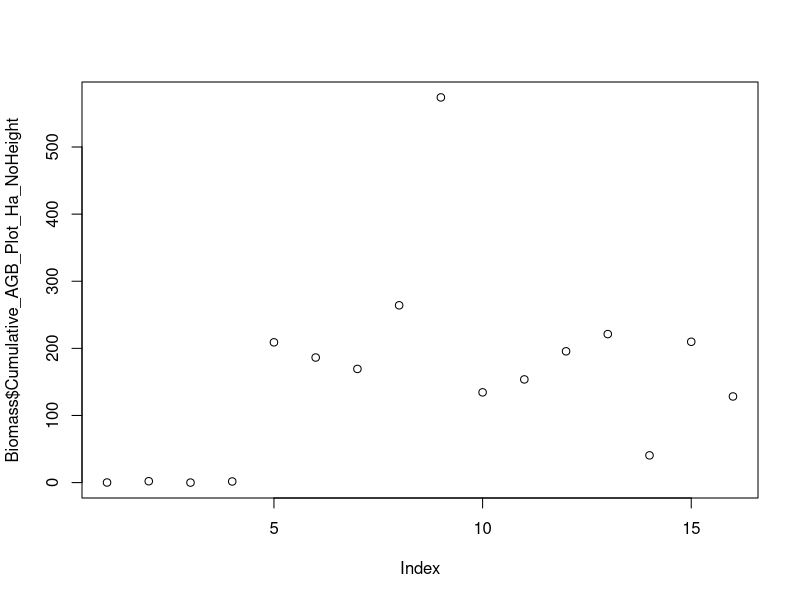

Recreate this plot in R. (Note: this script raises an error after producing the figure.)
#### Aboveground Biomass analysis without height ####
# Biomass analyses excluding the grassland
# Load the data (if not done before)
Biomass<-read.table("BiomassContributionClean.csv",h=T,sep=",")
# Remove the grassland
Biomass <- Biomass[Biomass$Landcovertype != "Grassland", ]
# Transform into factor
Biomass$Landcovertype<- factor(Biomass$Landcovertype , levels = c("2 years old", "10 years old", "24 years old", "Remnant"))
Biomass$Hill_Side<-as.factor(Biomass$Hill_Side)
# Check
summary(Biomass)
# Plot to visualise
plot(Biomass$Cumulative_AGB_Plot_Ha_NoHeight)
# Check the data variance
leveneTest(Biomass$Cumulative_AGB_Plot_Ha_NoHeight,Biomass$Landcovertype)
# In my case the data are homogeneous
# Check the data distribution
hist(Biomass$Cumulative_AGB_Plot_Ha_NoHeight)
# In my case they are positively skewed
# Transformation with sqrt (later the sqrt is good for the residuals. 
# Without transformation, they would not be normally distributed and scattered in the plot randomly).
hist(sqrt(Biomass$Cumulative_AGB_Plot_Ha_NoHeight))
# Check data normality
qqnorm(sqrt(Biomass$Cumulative_AGB_Plot_Ha_NoHeight))
shapiro.test(sqrt(Biomass$Cumulative_AGB_Plot_Ha_NoHeight))
# In my case they are normal from test and from the graph
# Check variance after transformation
leveneTest(sqrt(Biomass$Cumulative_AGB_Plot_Ha_NoHeight),Biomass$Landcovertype)
# Still homogeneous
# Zero are present for the grassland, and for one plot of the 2 years old plantation, but none of the landcover types has only zeros
# My data are paired in S and N, thus I will insert this as random effect. The elevation is highly correlated with the landcover, so that information
# is already present in the model.
# I fit the lmm(s) which considers REML
model_Biomass<-lmer(sqrt(Biomass$Cumulative_AGB_Plot_Ha_NoHeight)~Biomass$Landcover+Biomass$AP.mg_kg.+Biomass$pH_field +Biomass$C_N_Ratio+(1|Biomass$Hill_Side))
summary(model_Biomass)
# Drop the AP and CN ratio because not significant
model_Biomass2<-lmer(sqrt(Biomass$Cumulative_AGB_Plot_Ha_NoHeight)~Biomass$Landcover+Biomass$pH_field+ (1|Biomass$Hill_Side))
summary(model_Biomass2)
# models comparison
logLik(model_Biomass)
logLik(model_Biomass2)
AIC(model_Biomass,model_Biomass2)
anova(model_Biomass,model_Biomass2)
# From anova marginally significant is the difference among models
#check residuals
residuals_model2<-residuals(model_Biomass2)
plot(residuals_model2)
qqnorm(residuals_model2)
qqline(residuals_model2)
# In my case the residuals are ok, not clear patterns
# To implement pairwise comparisons
emms<-emmeans(model_Biomass2, pairwise ~ Landcover)
emms
# The significance do not change among 2-10-24-Remnant
# Back-transform
emms_backtransformed <- regrid(emms, transform = T,predict.type)
# Visualise the results
emms_backtransformed
# Including the p-value
pairs(emms_backtransformed)

# Biomass comparison with spatial model without grassland
# Load the data (if not done before)
Biomass <-read.table("BiomassContributionClean.csv",h=T,sep=",")
# Remove the grassland
Biomass <- Biomass[Biomass$Landcovertype != "Grassland", ]
# Transform into factor
Biomass$Landcovertype<- factor(Biomass$Landcovertype , levels = c("2 years old", "10 years old", "24 years old", "Remnant"))
Biomass$Hill_Side<-as.factor(Biomass$Hill_Side)
# Check
summary(Biomass)
# Exploration of the basic model
data.spatialCor.gls <- gls(sqrt(Cumulative_AGB_Plot_Ha_NoHeight) ~ Landcovertype+AP.mg_kg.+pH_field+C_N_Ratio, data=Biomass,
                           method = "REML")
plot(data.spatialCor.gls)
# Convert data to a spatial points data frame (SPDF). This is also the format required to implement the models
coordinates(Biomass) <- ~Long_ID + Lat_ID
# Implementation of variogram to understand the type of correlation
exp_variogram <- variogram(sqrt(Cumulative_AGB_Plot_Ha_NoHeight) ~ 1, Biomass)
plot(exp_variogram)
# Extract distance and gamma values
exp_variogram_data <- data.frame(distance = exp_variogram$dist, gamma = exp_variogram$gamma)
# Visualise
ggplot(exp_variogram_data, aes(x = distance, y = gamma)) +
  geom_point() +
  geom_line() +
  labs(x = "Lag (h)", y = "Semivariance") +
  theme_minimal()
# The gaussian structure seems to be the one that fits the best these points
# Implementation of the model considering the spatial correlation and the Gaussian structure
data.spatialCor.glsGaus <- gls(sqrt(Cumulative_AGB_Plot_Ha_NoHeight) ~ Landcovertype+AP.mg_kg.+pH_field+C_N_Ratio, data=Biomass,
                               correlation = corGaus(form = ~Long_ID + Lat_ID, nugget = TRUE),
                               method = "REML")
#Other models with different correlation structure to verify the selection of the one with the lowest AIC
data.spatialCor.glsExp <- gls(sqrt(Cumulative_AGB_Plot_Ha_NoHeight) ~ Landcovertype+AP.mg_kg.+pH_field+C_N_Ratio, data=Biomass,
                              correlation = corExp(form = ~Long_ID + Lat_ID, nugget = TRUE),
                              method = "REML")
data.spatialCor.glsLin <- gls(sqrt(Cumulative_AGB_Plot_Ha_NoHeight) ~ Landcovertype+AP.mg_kg.+pH_field+C_N_Ratio, data=Biomass,
                              correlation = corLin(form = ~Long_ID + Lat_ID, nugget = TRUE),
                              method = "REML")
data.spatialCor.glsRatio <- gls(sqrt(Cumulative_AGB_Plot_Ha_NoHeight) ~ Landcovertype+AP.mg_kg.+pH_field+C_N_Ratio, data=Biomass,
                                correlation = corRatio(form = ~Long_ID + Lat_ID, nugget = TRUE),
                                method = "REML")
data.spatialCor.glsSpher <- gls(sqrt(Cumulative_AGB_Plot_Ha_NoHeight) ~ Landcovertype+AP.mg_kg.+pH_field+C_N_Ratio, data=Biomass,
                                correlation = corSpher(form = ~Long_ID + Lat_ID, nugget = TRUE),
                                method = "REML")
# Evaluation through AIC
AIC(data.spatialCor.gls, data.spatialCor.glsExp,data.spatialCor.glsLin, data.spatialCor.glsGaus,
    data.spatialCor.glsRatio,data.spatialCor.glsSpher)
anova(data.spatialCor.gls,data.spatialCor.glsExp, data.spatialCor.glsGaus,
      data.spatialCor.glsRatio,data.spatialCor.glsSpher)
# Evaluate loglikelihood
logLik(data.spatialCor.gls)
logLik(data.spatialCor.glsExp)
logLik(data.spatialCor.glsLin)
logLik(data.spatialCor.glsGaus)
logLik(data.spatialCor.glsRatio)
logLik(data.spatialCor.glsSpher)

# Models without AP
# Exploration of the basic model
data.spatialCor.gls <- gls(sqrt(Cumulative_AGB_Plot_Ha_NoHeight) ~ Landcovertype+pH_field, data=Biomass,
                           method = "REML")
# Implementation of the model considering the spatial correlation and the Gaussian structure
data.spatialCor.glsGaus <- gls(sqrt(Cumulative_AGB_Plot_Ha_NoHeight) ~ Landcovertype+pH_field, data=Biomass,
                               correlation = corGaus(form = ~Long_ID + Lat_ID, nugget = TRUE),
                               method = "REML")
#Other models with different correlation structure to verify the selection of the one with the lowest AIC
data.spatialCor.glsExp <- gls(sqrt(Cumulative_AGB_Plot_Ha_NoHeight) ~ Landcovertype+pH_field, data=Biomass,
                              correlation = corExp(form = ~Long_ID + Lat_ID, nugget = TRUE),
                              method = "REML")
# Linear correlation not used because the model does not converge
# data.spatialCor.glsLin <- gls(sqrt(Cumulative_AGB_Plot_Ha_NoHeight) ~ Landcovertype+pH_field+C_N_Ratio, data=Biomass,
# correlation = corLin(form = ~Long_ID + Lat_ID, nugget = TRUE),
# method = "REML")
data.spatialCor.glsRatio <- gls(sqrt(Cumulative_AGB_Plot_Ha_NoHeight) ~ Landcovertype+pH_field, data=Biomass,
                                correlation = corRatio(form = ~Long_ID + Lat_ID, nugget = TRUE),
                                method = "REML")
data.spatialCor.glsSpher <- gls(sqrt(Cumulative_AGB_Plot_Ha_NoHeight) ~ Landcovertype+pH_field, data=Biomass,
                                correlation = corSpher(form = ~Long_ID + Lat_ID, nugget = TRUE),
                                method = "REML")
# Evaluation through AIC
AIC(data.spatialCor.gls,data.spatialCor.glsExp, data.spatialCor.glsGaus,
    data.spatialCor.glsRatio,data.spatialCor.glsSpher)
anova(data.spatialCor.gls,data.spatialCor.glsExp, data.spatialCor.glsGaus,
      data.spatialCor.glsRatio,data.spatialCor.glsSpher)
# Evaluate loglikelihood
logLik(data.spatialCor.gls)
logLik(data.spatialCor.glsExp)
logLik(data.spatialCor.glsGaus)
logLik(data.spatialCor.glsRatio)
logLik(data.spatialCor.glsSpher)
# Comparison of results between equally well-performing spatial models
emmsEXP<-emmeans(data.spatialCor.glsExp, specs = pairwise ~ Landcovertype,mode = "df.error")
emmsGAUS<-emmeans(data.spatialCor.glsGaus, specs = pairwise ~ Landcovertype,mode = "df.error")
emmsRATIO<-emmeans(data.spatialCor.glsRatio, specs = pairwise ~ Landcovertype,mode = "df.error")
emmsSPHER<-emmeans(data.spatialCor.glsSpher, specs = pairwise ~ Landcovertype,mode = "df.error")
# See the results
emmsEXP
emmsGAUS
emmsRATIO
emmsSPHER
# See the results in the original scale
# Back-transform the EMMs
emms_backtransformedEXP <- regrid(emmsEXP, transform = T,predict.type)
emms_backtransformedGAUS <- regrid(emmsGAUS, transform = T,predict.type)
emms_backtransformedRATIO <- regrid(emmsRATIO, transform = T,predict.type)
emms_backtransformedSPHER <- regrid(emmsSPHER, transform = T,predict.type)
# View the back-transformed EMMs and pairwise comparisons
emms_backtransformedEXP
emms_backtransformedGAUS
emms_backtransformedRATIO
emms_backtransformedSPHER
# All models selected agree with their results. Inspection of models residual plots for selection of the simplest
plot(data.spatialCor.glsExp)
plot(data.spatialCor.glsGaus)
#check residuals
residuals_modelExp<-residuals(data.spatialCor.glsExp)
residuals_modelGaus<-residuals(data.spatialCor.glsGaus)
plot(residuals_modelExp)
qqnorm(residuals_modelExp)
qqline(residuals_modelExp)
plot(residuals_modelGaus)
qqnorm(residuals_modelGaus)
qqline(residuals_modelGaus)
# General evaluation
summary(data.spatialCor.glsExp)
summary(data.spatialCor.glsGaus)
# Both equal. Selection of the exponential model given the variogram graph displaying a similar pattern to the exponential one.
# Values for C stock can be converted by multiplying the Biomass per 0.47. P-values remains the same

#### Aboveground Biomass analysis with height ####
# Biomass analyses excluding the grassland
# Load the data (if not done before)
Biomass<-read.table("BiomassContributionClean.csv",h=T,sep=",")
# Remove the grassland
Biomass <- Biomass[Biomass$Landcovertype != "Grassland", ]
# Transform into factor
Biomass$Landcovertype<- factor(Biomass$Landcovertype , levels = c("2 years old", "10 years old", "24 years old", "Remnant"))
Biomass$Hill_Side<-as.factor(Biomass$Hill_Side)
# Check
summary(Biomass)
# Plot to visualise
plot(Biomass$Cumulative_AGB_Plot_Ha)
# Check the data variance
leveneTest(Biomass$Cumulative_AGB_Plot_Ha,Biomass$Landcovertype)
# In my case the data are homogeneous
# Check the data distribution
hist(Biomass$Cumulative_AGB_Plot_Ha)
# In my case they are positively skewed
# Transformation with sqrt (later the sqrt is good for the residuals. 
# Without transformation, they would not be normally distributed and scattered in the plot randomly).
hist(sqrt(Biomass$Cumulative_AGB_Plot_Ha))
# Check data normality
qqnorm(sqrt(Biomass$Cumulative_AGB_Plot_Ha))
shapiro.test(sqrt(Biomass$Cumulative_AGB_Plot_Ha))
# In my case they are normal from test and from the graph
# Check variance after transformation
leveneTest(sqrt(Biomass$Cumulative_AGB_Plot_Ha),Biomass$Landcovertype)
# Still homogeneous
# Zero are present for the grassland, and for one plot of the 2 years old plantation, but none of the landcover types has only zeros
# My data are paired in S and N, thus I will insert this as random effect. The elevation is highly correlated with the landcover, so that information
# is already present in the model.
# I fit the lmm(s) which considers REML
model_Biomass<-lmer(sqrt(Biomass$Cumulative_AGB_Plot_Ha)~Biomass$Landcover+Biomass$AP.mg_kg.+Biomass$pH_field +Biomass$C_N_Ratio+(1|Biomass$Hill_Side))
summary(model_Biomass)
# Drop the AP and CN ratio because not significant
model_Biomass2<-lmer(sqrt(Biomass$Cumulative_AGB_Plot_Ha)~Biomass$Landcover+Biomass$pH_field +(1|Biomass$Hill_Side))
summary(model_Biomass2)
# models comparison
logLik(model_Biomass)
logLik(model_Biomass2)
AIC(model_Biomass,model_Biomass2)
anova(model_Biomass,model_Biomass2)
# From anova marginally significant is the difference among models
#check residuals
residuals_model2<-residuals(model_Biomass2)
plot(residuals_model2)
qqnorm(residuals_model2)
qqline(residuals_model2)
# In my case the residuals are ok, not clear patterns
# To implement pairwise comparisons
emms<-emmeans(model_Biomass2, pairwise ~ Landcover)
emms
# The significance do not change among 2-10-24-Remnant
# Back-transform
emms_backtransformed <- regrid(emms, transform = T,predict.type)
# Visualise the results
emms_backtransformed
# Including the p-value
pairs(emms_backtransformed)

# Biomass comparison with spatial model without grassland
# Load the data (if not done before)
Biomass <-read.table("BiomassContributionClean.csv",h=T,sep=",")
# Remove the grassland
Biomass <- Biomass[Biomass$Landcovertype != "Grassland", ]
# Transform into factor
Biomass$Landcovertype<- factor(Biomass$Landcovertype , levels = c("2 years old", "10 years old", "24 years old", "Remnant"))
Biomass$Hill_Side<-as.factor(Biomass$Hill_Side)
# Check
summary(Biomass)
# Exploration of the basic model
data.spatialCor.gls <- gls(sqrt(Cumulative_AGB_Plot_Ha) ~ Landcovertype+AP.mg_kg.+pH_field+C_N_Ratio, data=Biomass,
                           method = "REML")
plot(data.spatialCor.gls)
# Convert data to a spatial points data frame (SPDF). This is also the format required to implement the models
coordinates(Biomass) <- ~Long_ID + Lat_ID
# Implementation of variogram to understand the type of correlation
exp_variogram <- variogram(sqrt(Cumulative_AGB_Plot_Ha) ~ 1, Biomass)
plot(exp_variogram)
# Extract distance and gamma values
exp_variogram_data <- data.frame(distance = exp_variogram$dist, gamma = exp_variogram$gamma)
# Visualise
ggplot(exp_variogram_data, aes(x = distance, y = gamma)) +
  geom_point() +
  geom_line() +
  labs(x = "Lag (h)", y = "Semivariance") +
  theme_minimal()
# The gaussian structure seems to be the one that fits the best these points
# Implementation of the model considering the spatial correlation and the Gaussian structure
data.spatialCor.glsGaus <- gls(sqrt(Cumulative_AGB_Plot_Ha) ~ Landcovertype+AP.mg_kg.+pH_field+C_N_Ratio, data=Biomass,
                               correlation = corGaus(form = ~Long_ID + Lat_ID, nugget = TRUE),
                               method = "REML")
#Other models with different correlation structure to verify the selection of the one with the lowest AIC
data.spatialCor.glsExp <- gls(sqrt(Cumulative_AGB_Plot_Ha) ~ Landcovertype+AP.mg_kg.+pH_field+C_N_Ratio, data=Biomass,
                              correlation = corExp(form = ~Long_ID + Lat_ID, nugget = TRUE),
                              method = "REML")
data.spatialCor.glsLin <- gls(sqrt(Cumulative_AGB_Plot_Ha) ~ Landcovertype+AP.mg_kg.+pH_field+C_N_Ratio, data=Biomass,
                              correlation = corLin(form = ~Long_ID + Lat_ID, nugget = TRUE),
                              method = "REML")
data.spatialCor.glsRatio <- gls(sqrt(Cumulative_AGB_Plot_Ha) ~ Landcovertype+AP.mg_kg.+pH_field+C_N_Ratio, data=Biomass,
                                correlation = corRatio(form = ~Long_ID + Lat_ID, nugget = TRUE),
                                method = "REML")
data.spatialCor.glsSpher <- gls(sqrt(Cumulative_AGB_Plot_Ha) ~ Landcovertype+AP.mg_kg.+pH_field+C_N_Ratio, data=Biomass,
                                correlation = corSpher(form = ~Long_ID + Lat_ID, nugget = TRUE),
                                method = "REML")
# Evaluation through AIC
AIC(data.spatialCor.gls, data.spatialCor.glsExp,data.spatialCor.glsLin, data.spatialCor.glsGaus,
    data.spatialCor.glsRatio,data.spatialCor.glsSpher)
anova(data.spatialCor.gls,data.spatialCor.glsExp, data.spatialCor.glsGaus,
      data.spatialCor.glsRatio,data.spatialCor.glsSpher)
# Evaluate loglikelihood
logLik(data.spatialCor.gls)
logLik(data.spatialCor.glsExp)
logLik(data.spatialCor.glsLin)
logLik(data.spatialCor.glsGaus)
logLik(data.spatialCor.glsRatio)
logLik(data.spatialCor.glsSpher)

# Models without AP
# Exploration of the basic model
data.spatialCor.gls <- gls(sqrt(Cumulative_AGB_Plot_Ha) ~ Landcovertype+pH_field, data=Biomass,
                           method = "REML")
# Implementation of the model considering the spatial correlation and the Gaussian structure
data.spatialCor.glsGaus <- gls(sqrt(Cumulative_AGB_Plot_Ha) ~ Landcovertype+pH_field, data=Biomass,
                               correlation = corGaus(form = ~Long_ID + Lat_ID, nugget = TRUE),
                               method = "REML")
#Other models with different correlation structure to verify the selection of the one with the lowest AIC
data.spatialCor.glsExp <- gls(sqrt(Cumulative_AGB_Plot_Ha) ~ Landcovertype+pH_field, data=Biomass,
                              correlation = corExp(form = ~Long_ID + Lat_ID, nugget = TRUE),
                              method = "REML")
# Linear correlation not used because the model does not converge
# data.spatialCor.glsLin <- gls(sqrt(Cumulative_AGB_Plot_Ha) ~ Landcovertype+pH_field, data=Biomass,
# correlation = corLin(form = ~Long_ID + Lat_ID, nugget = TRUE),
# method = "REML")
data.spatialCor.glsRatio <- gls(sqrt(Cumulative_AGB_Plot_Ha) ~ Landcovertype+pH_field, data=Biomass,
                                correlation = corRatio(form = ~Long_ID + Lat_ID, nugget = TRUE),
                                method = "REML")
data.spatialCor.glsSpher <- gls(sqrt(Cumulative_AGB_Plot_Ha) ~ Landcovertype+pH_field, data=Biomass,
                                correlation = corSpher(form = ~Long_ID + Lat_ID, nugget = TRUE),
                                method = "REML")
# Evaluation through AIC
AIC(data.spatialCor.gls,data.spatialCor.glsExp, data.spatialCor.glsGaus,
    data.spatialCor.glsRatio,data.spatialCor.glsSpher)
anova(data.spatialCor.gls,data.spatialCor.glsExp, data.spatialCor.glsGaus,
      data.spatialCor.glsRatio,data.spatialCor.glsSpher)
# Evaluate loglikelihood
logLik(data.spatialCor.gls)
logLik(data.spatialCor.glsExp)
logLik(data.spatialCor.glsGaus)
logLik(data.spatialCor.glsRatio)
logLik(data.spatialCor.glsSpher)
# Comparison of results between equally well-performing spatial models
emmsEXP<-emmeans(data.spatialCor.glsExp, specs = pairwise ~ Landcovertype,mode = "df.error")
emmsGAUS<-emmeans(data.spatialCor.glsGaus, specs = pairwise ~ Landcovertype,mode = "df.error")
emmsRATIO<-emmeans(data.spatialCor.glsRatio, specs = pairwise ~ Landcovertype,mode = "df.error")
emmsSPHER<-emmeans(data.spatialCor.glsSpher, specs = pairwise ~ Landcovertype,mode = "df.error")
# See the results
emmsEXP
emmsGAUS
emmsRATIO
emmsSPHER
# See the results in the original scale
# Back-transform the EMMs
emms_backtransformedEXP <- regrid(emmsEXP, transform = T,predict.type)
emms_backtransformedGAUS <- regrid(emmsGAUS, transform = T,predict.type)
emms_backtransformedRATIO <- regrid(emmsRATIO, transform = T,predict.type)
emms_backtransformedSPHER <- regrid(emmsSPHER, transform = T,predict.type)
# View the back-transformed EMMs and pairwise comparisons
emms_backtransformedEXP
emms_backtransformedGAUS
emms_backtransformedRATIO
emms_backtransformedSPHER
# All models selected agree with their results. Inspection of models residual plots for selection of the simplest
plot(data.spatialCor.glsExp)
plot(data.spatialCor.glsGaus)
#check residuals
residuals_modelExp<-residuals(data.spatialCor.glsExp)
residuals_modelGaus<-residuals(data.spatialCor.glsGaus)
plot(residuals_modelExp)
qqnorm(residuals_modelExp)
qqline(residuals_modelExp)
plot(residuals_modelGaus)
qqnorm(residuals_modelGaus)
qqline(residuals_modelGaus)
# General evaluation
summary(data.spatialCor.glsExp)
summary(data.spatialCor.glsGaus)
# Both equal. Selection of the exponential model given the variogram graph displaying a similar pattern to the exponential one.
# The lmm model have a slightly higher AIC, and 1 less df in comparison to multiple well-performing spatial models
# Values for C stock can be converted by multiplying the Biomass per 0.47. P-values remains the same

#### Aboveground Biomass excluding dead trees with height ####
# Biomass analyses excluding the grassland
# Load the data (if not done before)
Biomass<-read.table("BiomassContributionNoDeadTrees.csv",h=T,sep=",")
# Remove the grassland
Biomass <- Biomass[Biomass$Landcovertype != "Grassland", ]
# Transform into factor
Biomass$Landcovertype<- factor(Biomass$Landcovertype , levels = c("2 years old", "10 years old", "24 years old", "Remnant"))
Biomass$Hill_Side<-as.factor(Biomass$Hill_Side)
# Check
summary(Biomass)
# Plot to visualise
plot(Biomass$Cumulative_AGB_Plot_Ha_NoDeadTrees)
# Check the data variance
leveneTest(Biomass$Cumulative_AGB_Plot_Ha_NoDeadTrees,Biomass$Landcovertype)
# In my case the data are homogeneous
# Check the data distribution
hist(Biomass$Cumulative_AGB_Plot_Ha_NoDeadTrees)
# In my case they are positively skewed
# Transformation with sqrt (later the sqrt is good for the residuals. 
# Without transformation, they would not be normally distributed and scattered in the plot randomly).
hist(sqrt(Biomass$Cumulative_AGB_Plot_Ha_NoDeadTrees))
# Check data normality
qqnorm(sqrt(Biomass$Cumulative_AGB_Plot_Ha_NoDeadTrees))
shapiro.test(sqrt(Biomass$Cumulative_AGB_Plot_Ha_NoDeadTrees))
# In my case they are normal from test and from the graph
# Check variance after transformation
leveneTest(sqrt(Biomass$Cumulative_AGB_Plot_Ha_NoDeadTrees),Biomass$Landcovertype)
# Still homogeneous
# Zero are present for the grassland, and for one plot of the 2 years old plantation, but none of the landcover types has only zeros
# My data are paired in S and N, thus I will insert this as random effect. The elevation is highly correlated with the landcover, so that information
# is already present in the model.
# I fit the lmm(s) which considers REML
model_Biomass<-lmer(sqrt(Biomass$Cumulative_AGB_Plot_Ha_NoDeadTrees)~Biomass$Landcover+Biomass$AP.mg_kg.+Biomass$pH_field +Biomass$C_N_Ratio+(1|Biomass$Hill_Side))
summary(model_Biomass)
# Drop the AP and CN ratio because not significant
model_Biomass2<-lmer(sqrt(Biomass$Cumulative_AGB_Plot_Ha_NoDeadTrees)~Biomass$Landcover+Biomass$pH_field +Biomass$C_N_Ratio+(1|Biomass$Hill_Side))
summary(model_Biomass2)
# models comparison
logLik(model_Biomass)
logLik(model_Biomass2)
AIC(model_Biomass,model_Biomass2)
anova(model_Biomass,model_Biomass2)
# From anova marginally significant is the difference among models
#check residuals
residuals_model2<-residuals(model_Biomass2)
plot(residuals_model2)
qqnorm(residuals_model2)
qqline(residuals_model2)
# In my case the residuals are ok, not clear patterns
# To implement pairwise comparisons
emms<-emmeans(model_Biomass2, pairwise ~ Landcover)
emms
# The significance do not change among 2-10-24-Remnant
# Back-transform
emms_backtransformed <- regrid(emms, transform = T,predict.type)
# Visualise the results
emms_backtransformed
# Including the p-value
pairs(emms_backtransformed)

# Biomass comparison with spatial model without grassland
# Load the data (if not done before)
Biomass <-read.table("BiomassContributionNoDeadTrees.csv",h=T,sep=",")
# Remove the grassland
Biomass <- Biomass[Biomass$Landcovertype != "Grassland", ]
# Transform into factor
Biomass$Landcovertype<- factor(Biomass$Landcovertype , levels = c("2 years old", "10 years old", "24 years old", "Remnant"))
Biomass$Hill_Side<-as.factor(Biomass$Hill_Side)
# Check
summary(Biomass)
# Exploration of the basic model
data.spatialCor.gls <- gls(sqrt(Cumulative_AGB_Plot_Ha_NoDeadTrees) ~ Landcovertype+AP.mg_kg.+pH_field+C_N_Ratio, data=Biomass,
                           method = "REML")
plot(data.spatialCor.gls)
# Convert data to a spatial points data frame (SPDF). This is also the format required to implement the models
coordinates(Biomass) <- ~Long_ID + Lat_ID
# Implementation of variogram to understand the type of correlation
exp_variogram <- variogram(sqrt(Cumulative_AGB_Plot_Ha_NoDeadTrees) ~ 1, Biomass)
plot(exp_variogram)
# Extract distance and gamma values
exp_variogram_data <- data.frame(distance = exp_variogram$dist, gamma = exp_variogram$gamma)
# Visualise
ggplot(exp_variogram_data, aes(x = distance, y = gamma)) +
  geom_point() +
  geom_line() +
  labs(x = "Lag (h)", y = "Semivariance") +
  theme_minimal()
# The gaussian structure seems to be the one that fits the best these points
# Implementation of the model considering the spatial correlation and the Gaussian structure
data.spatialCor.glsGaus <- gls(sqrt(Cumulative_AGB_Plot_Ha_NoDeadTrees) ~ Landcovertype+AP.mg_kg.+pH_field+C_N_Ratio, data=Biomass,
                               correlation = corGaus(form = ~Long_ID + Lat_ID, nugget = TRUE),
                               method = "REML")
#Other models with different correlation structure to verify the selection of the one with the lowest AIC
data.spatialCor.glsExp <- gls(sqrt(Cumulative_AGB_Plot_Ha_NoDeadTrees) ~ Landcovertype+AP.mg_kg.+pH_field+C_N_Ratio, data=Biomass,
                              correlation = corExp(form = ~Long_ID + Lat_ID, nugget = TRUE),
                              method = "REML")
data.spatialCor.glsLin <- gls(sqrt(Cumulative_AGB_Plot_Ha_NoDeadTrees) ~ Landcovertype+AP.mg_kg.+pH_field+C_N_Ratio, data=Biomass,
                              correlation = corLin(form = ~Long_ID + Lat_ID, nugget = TRUE),
                              method = "REML")
data.spatialCor.glsRatio <- gls(sqrt(Cumulative_AGB_Plot_Ha_NoDeadTrees) ~ Landcovertype+AP.mg_kg.+pH_field+C_N_Ratio, data=Biomass,
                                correlation = corRatio(form = ~Long_ID + Lat_ID, nugget = TRUE),
                                method = "REML")
data.spatialCor.glsSpher <- gls(sqrt(Cumulative_AGB_Plot_Ha_NoDeadTrees) ~ Landcovertype+AP.mg_kg.+pH_field+C_N_Ratio, data=Biomass,
                                correlation = corSpher(form = ~Long_ID + Lat_ID, nugget = TRUE),
                                method = "REML")
# Evaluation through AIC
AIC(data.spatialCor.gls, data.spatialCor.glsExp,data.spatialCor.glsLin, data.spatialCor.glsGaus,
    data.spatialCor.glsRatio,data.spatialCor.glsSpher)
anova(data.spatialCor.gls,data.spatialCor.glsExp, data.spatialCor.glsGaus,
      data.spatialCor.glsRatio,data.spatialCor.glsSpher)
# Evaluate loglikelihood
logLik(data.spatialCor.gls)
logLik(data.spatialCor.glsExp)
logLik(data.spatialCor.glsLin)
logLik(data.spatialCor.glsGaus)
logLik(data.spatialCor.glsRatio)
logLik(data.spatialCor.glsSpher)

# Models without AP
# Exploration of the basic model
data.spatialCor.gls <- gls(sqrt(Cumulative_AGB_Plot_Ha_NoDeadTrees) ~ Landcovertype+pH_field, data=Biomass,
                           method = "REML")
# Implementation of the model considering the spatial correlation and the Gaussian structure
data.spatialCor.glsGaus <- gls(sqrt(Cumulative_AGB_Plot_Ha_NoDeadTrees) ~ Landcovertype+pH_field, data=Biomass,
                               correlation = corGaus(form = ~Long_ID + Lat_ID, nugget = TRUE),
                               method = "REML")
#Other models with different correlation structure to verify the selection of the one with the lowest AIC
data.spatialCor.glsExp <- gls(sqrt(Cumulative_AGB_Plot_Ha_NoDeadTrees) ~ Landcovertype+pH_field, data=Biomass,
                              correlation = corExp(form = ~Long_ID + Lat_ID, nugget = TRUE),
                              method = "REML")
# Linear correlation not used because the model does not converge
# data.spatialCor.glsLin <- gls(sqrt(Cumulative_AGB_Plot_Ha) ~ Landcovertype+pH_field+C_N_Ratio, data=Biomass,
# correlation = corLin(form = ~Long_ID + Lat_ID, nugget = TRUE),
# method = "REML")
data.spatialCor.glsRatio <- gls(sqrt(Cumulative_AGB_Plot_Ha_NoDeadTrees) ~ Landcovertype+pH_field, data=Biomass,
                                correlation = corRatio(form = ~Long_ID + Lat_ID, nugget = TRUE),
                                method = "REML")
data.spatialCor.glsSpher <- gls(sqrt(Cumulative_AGB_Plot_Ha_NoDeadTrees) ~ Landcovertype+pH_field, data=Biomass,
                                correlation = corSpher(form = ~Long_ID + Lat_ID, nugget = TRUE),
                                method = "REML")
# Evaluation through AIC
AIC(data.spatialCor.gls,data.spatialCor.glsExp, data.spatialCor.glsGaus,
    data.spatialCor.glsRatio,data.spatialCor.glsSpher)
anova(data.spatialCor.gls,data.spatialCor.glsExp, data.spatialCor.glsGaus,
      data.spatialCor.glsRatio,data.spatialCor.glsSpher)
# Evaluate loglikelihood
logLik(data.spatialCor.gls)
logLik(data.spatialCor.glsExp)
logLik(data.spatialCor.glsGaus)
logLik(data.spatialCor.glsRatio)
logLik(data.spatialCor.glsSpher)
# Comparison of results between equally well-performing spatial models
emmsEXP<-emmeans(data.spatialCor.glsExp, specs = pairwise ~ Landcovertype,mode = "df.error")
emmsGAUS<-emmeans(data.spatialCor.glsGaus, specs = pairwise ~ Landcovertype,mode = "df.error")
emmsRATIO<-emmeans(data.spatialCor.glsRatio, specs = pairwise ~ Landcovertype,mode = "df.error")
emmsSPHER<-emmeans(data.spatialCor.glsSpher, specs = pairwise ~ Landcovertype,mode = "df.error")
# See the results
emmsEXP
emmsGAUS
emmsRATIO
emmsSPHER
# See the results in the original scale
# Back-transform the EMMs
emms_backtransformedEXP <- regrid(emmsEXP, transform = T,predict.type)
emms_backtransformedGAUS <- regrid(emmsGAUS, transform = T,predict.type)
emms_backtransformedRATIO <- regrid(emmsRATIO, transform = T,predict.type)
emms_backtransformedSPHER <- regrid(emmsSPHER, transform = T,predict.type)
# View the back-transformed EMMs and pairwise comparisons
emms_backtransformedEXP
emms_backtransformedGAUS
emms_backtransformedRATIO
emms_backtransformedSPHER
# All models selected agree with their results. Inspection of models residual plots for selection of the simplest
plot(data.spatialCor.glsExp)
plot(data.spatialCor.glsGaus)
#check residuals
residuals_modelExp<-residuals(data.spatialCor.glsExp)
residuals_modelGaus<-residuals(data.spatialCor.glsGaus)
plot(residuals_modelExp)
qqnorm(residuals_modelExp)
qqline(residuals_modelExp)
plot(residuals_modelGaus)
qqnorm(residuals_modelGaus)
qqline(residuals_modelGaus)
# General evaluation
summary(data.spatialCor.glsExp)
summary(data.spatialCor.glsGaus)
# Both equal. Selection of the exponential model given the variogram graph displaying a similar pattern to the exponential one.
# Values for C stock can be converted by multiplying the Biomass per 0.47. P-values remains the same

#### Aboveground Carbon Plots ####
# Load the dataset without converting it into spatial one
# Load the data (if not done before)
AGCarbonStock <-read.table("CarbonDistribution.csv",h=T,sep=",")
# Remove the grassland
AGCarbonStock <- AGCarbonStock[AGCarbonStock$Landcovertype != "Grassland", ]
# Transform into factor
AGCarbonStock$Landcovertype<- factor(AGCarbonStock$Landcovertype , levels = c("2 years old", "10 years old", "24 years old", "Remnant"))
AGCarbonStock$Hill_Side<-as.factor(AGCarbonStock$Hill_Side)
# Retrieve Tukey HSD results to see the significance and write the letters for the significance above the box plots
emmsEXP
# Write a vector with them
Letters<- c("A","B","B","B")
# Create a dataframe with them
BoxplotLetters <- data.frame(Landcovertype = unique(AGCarbonStock$Landcovertype), Letters = Letters)
# Check
BoxplotLetters
# Merge the data frames
AGCarbonStock <- merge(AGCarbonStock, BoxplotLetters, by = "Landcovertype")
# Calculate label y-positions above the boxplots
# Find the upper whisker for each boxplot
upper_whiskers <- aggregate(Cumulative_AGCarbon_Plot_Ha ~ Landcovertype, data = AGCarbonStock, FUN = function(x) boxplot.stats(x)$stats[5])
AGCarbonStock <- merge(AGCarbonStock, upper_whiskers, by = "Landcovertype", suffixes = c("", "_upper"))
#Calculate the position for the letters
AGCarbonStock$label_y <- AGCarbonStock$Cumulative_AGCarbon_Plot_Ha_upper + 20
# Plot default colors of ggplot to match with SOC plots
show_col(hue_pal()(5))
colori<-c("#A3A500","#00BF7D","#00B0F6","#E76BF3")
names(colori)<-levels(AGCarbonStock$Landcovertype)
ggplot(AGCarbonStock, aes(x = Landcovertype, y = Cumulative_AGCarbon_Plot_Ha)) +
  geom_boxplot(aes(fill = Landcovertype)) +
  geom_point(aes(fill = Landcovertype), cex = 2, alpha = 0.5, colour = "black", pch = 21, stroke = 1) +
  geom_text(aes(y = label_y, label = Letters), size = 5) +  # Use merged data, correct y, and Letters column
  labs(x = "Landcover", y = "Aboveground carbon t/ha") +
  theme_classic()+
  theme(axis.title.y = element_text(size=16))

# Plots for C comparisons
# Load the data (if not done before)
AGC_compare <-read.table("C_comparisons.csv",h=T,sep=",")
# Remove the grassland
#AGC_compare <- AGC_compare[AGC_compare$Landcovertype != "Grassland", ]
# Transform into factor
#AGC_compare$Landcovertype<- factor(AGC_compare$Landcovertype , levels = c("2 years old", "10 years old", "24 years old", "Remnant", "15_yo_China","Unthinned_mangium_Thailand",
#                                                                          "mangium_invaded_Matos_estimated","average_global_tropical_estimated"))
AGC_compare
# Create a new 'PlotCategory' column to define how groups are plotted
AGC_compare <- AGC_compare %>%
  mutate(PlotCategory = case_when(
    # Group these into "Developmental Stages" for line/shadow
    Landcover %in% c("Grassland", "2 years old", "10 years old", "24 years old") ~ "Developmental Stages",
    # All other categories are treated as separate points with SD error bars
    TRUE ~ Landcover
  )) %>%
  # Create a transformed time variable for plotting to shorten the gap
  # For times <= 24, use original time. For time = 60, map it to a new value
  # (e.g., 24 + (60 - 24) * factor). A factor of 0.1 makes 60 map to 27.6.
  mutate(Time_Plot = if_else(Time > 24, 24 + (Time - 24) * 0.1, as.numeric(Time)))
# Calculate summary statistics (mean, SD, and count) for each PlotCategory at each Time_Plot point
summary_data <- AGC_compare %>%
  group_by(PlotCategory, Time_Plot) %>% # Group by Time_Plot now
  summarise(
    mean_biomass = mean(Biomass, na.rm = TRUE),
    sd_biomass = sd(Biomass, na.rm = TRUE),
    n_obs = n(),
    .groups = 'drop'
  )
# Separate data for different plotting styles
# Categories for a continuous line with ribbon (only "Developmental Stages")
categories_for_continuous_line <- c("Developmental Stages")
plot_data_continuous_line <- summary_data %>%
  filter(PlotCategory %in% categories_for_continuous_line)
# All other categories will now be points with SD error bars
plot_data_points_with_sd <- summary_data %>%
  filter(!PlotCategory %in% categories_for_continuous_line)
# plot_data_hlines will now be empty as all categories are handled above
plot_data_hlines <- data.frame(PlotCategory = character(), single_biomass_value = numeric())
# Plotting with ggplot2
p <- ggplot() +
  # Add ribbons for standard deviation (shadows) for continuous lines
  geom_ribbon(data = plot_data_continuous_line,
              aes(x = Time_Plot, ymin = mean_biomass - sd_biomass, ymax = mean_biomass + sd_biomass, # Use Time_Plot
                  fill = PlotCategory),
              alpha = 0.2) +
  # Add continuous lines for mean biomass
  geom_line(data = plot_data_continuous_line,
            aes(x = Time_Plot, y = mean_biomass, color = PlotCategory), # Use Time_Plot
            size = 1) +
  # Add points with SD error bars for all other categories
  geom_point(data = plot_data_points_with_sd,
             aes(x = Time_Plot, y = mean_biomass, color = PlotCategory), # Use Time_Plot
             size = 3, shape = 16) + # Larger point for clarity
  geom_errorbar(data = plot_data_points_with_sd,
                aes(x = Time_Plot, ymin = mean_biomass - sd_biomass, ymax = mean_biomass + sd_biomass, # Use Time_Plot
                    color = PlotCategory),
                width = 0.5, size = 0.8) + # Width of the error bar caps, thickness of the line
  # Customizing the plot aesthetics
  labs(
    title = "Biomass Over Time by Landcover Category",
    x = "Time (Years)",
    y = "Biomass (Cumulative)",
    color = "Category", # Unified legend title for color
    fill = "Category"   # Unified legend title for fill
  ) +
  theme_minimal() +
  theme(
    plot.title = element_text(hjust = 0.5, face = "bold", size = 16),
    axis.title = element_text(size = 12),
    axis.text = element_text(size = 10),
    legend.title = element_text(size = 11, face = "bold"),
    legend.text = element_text(size = 10),
    legend.position = "right"
  ) +
  expand_limits(y = 0) +
  # Set x-axis breaks to show all relevant unique time points from your data
  # Use the transformed Time_Plot for breaks, and original Time for labels
  scale_x_continuous(
    breaks = unique(AGC_compare$Time_Plot),
    labels = unique(AGC_compare$Time)
  )
# Print the plot
p
